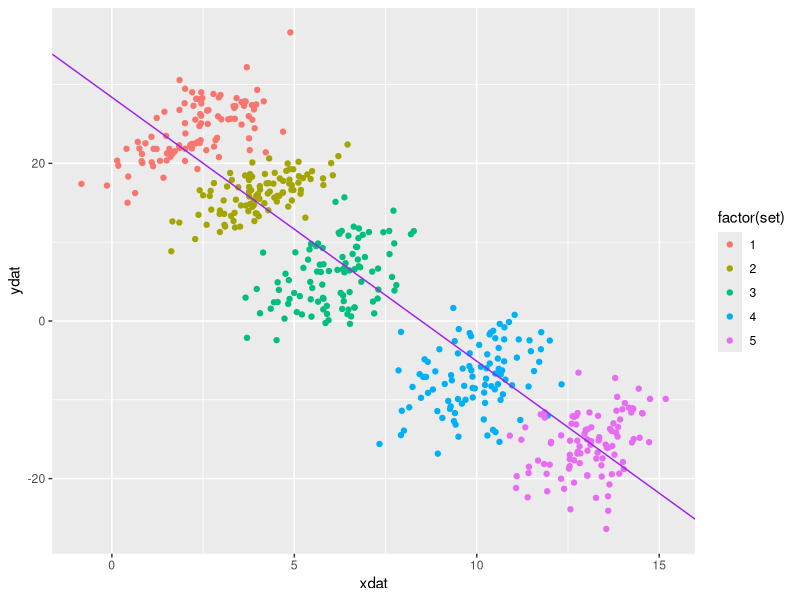
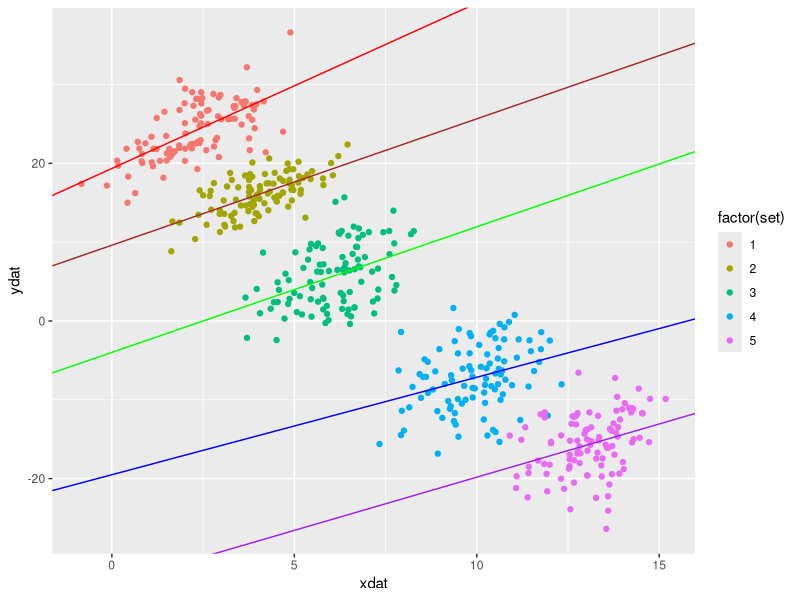

The R source for these figures, in order:
data <- matrix(0,500,3)
e <- matrix(0,500,1)


data[1:100,1] <- rnorm(100,2,1)
e[1:100] <- rnorm(100,0,3)
data[1:100,2] <- 20 + 1.8 * data[1:100,1]  + e[1:100]

data[101:200,1] <- rnorm(100,4,1)
e[101:200] <- rnorm(100,0,2)
data[101:200,2] <- 10 + 1.6 * data[101:200,1] + e[101:200]

data[201:300,1] <- rnorm(100,6,1)
e[201:300] <- rnorm(100,0,4)
data[201:300,2] <- -5 + 1.7 * data[201:300,1] + e[201:300]

data[301:400,1] <- rnorm(100,10,1)
e[301:400] <- rnorm(100,0,4)
data[301:400,2] <- -20 + 1.3 * data[301:400,1] + e[301:400]

data[401:500,1] <- rnorm(100,13,1)
e[401:500] <- rnorm(100,0,4)
data[401:500,2] <- -40 + 1.9 * data[401:500,1] + e[401:500]

data[1:100,3] <- 1
data[101:200,3] <- 2
data[201:300,3] <- 3
data[301:400,3] <- 4
data[401:500,3] <- 5

frame <- data.frame(data[,1],data[,2],data[,3])
colnames(frame) <- c("xdat", "ydat","set")

model <- lm(data[,2] ~ data[,1])
coef <- summary(model)$coefficients
model1 <- lm(data[1:100,2] ~ data[1:100,1])
coef1 <- summary(model1)$coefficients
model2 <- lm(data[101:200,2] ~ data[101:200,1])
coef2 <- summary(model2)$coefficients
model3 <- lm(data[201:300,2] ~ data[201:300,1])
coef3 <- summary(model3)$coefficients
model4 <- lm(data[301:400,2] ~ data[301:400,1])
coef4 <- summary(model4)$coefficients
model5 <- lm(data[401:500,2] ~ data[401:500,1])
coef5 <- summary(model5)$coefficients

library(ggplot2)
a <- ggplot(frame, aes( x= xdat, y= ydat)) + geom_point(aes(color = factor(set)))
a = a+ geom_abline(intercept = coef[1], slope = coef[2],color='purple')
plot(a)

a <- ggplot(frame, aes( x= xdat, y= ydat)) + geom_point(aes(color = factor(set)))
a = a+ geom_abline(intercept = coef1[1] , slope = coef1[2], color='red')
a = a+ geom_abline(intercept = coef2[1] , slope = coef2[2], color='brown')
a = a+ geom_abline(intercept = coef3[1] , slope = coef3[2], color='green')
a = a+ geom_abline(intercept = coef4[1] , slope = coef4[2], color='blue')
a = a+ geom_abline(intercept = coef5[1] , slope = coef5[2], color='purple')
plot(a)


modelcheck1 <- lm(data[1:200,2] ~ data[1:200,1])
coefcheck1 <- summary(modelcheck1)$coefficients

modelcheck2 <- lm(data[1:300,2] ~ data[1:300,1])
coefcheck2 <- summary(modelcheck2)$coefficients

modelcheck3 <- lm(data[1:400,2] ~ data[1:400,1])
coefcheck3 <- summary(modelcheck3)$coefficients

modelcheck4 <- lm(data[1:500,2] ~ data[1:500,1])
coefcheck4 <- summary(modelcheck4)$coefficients
